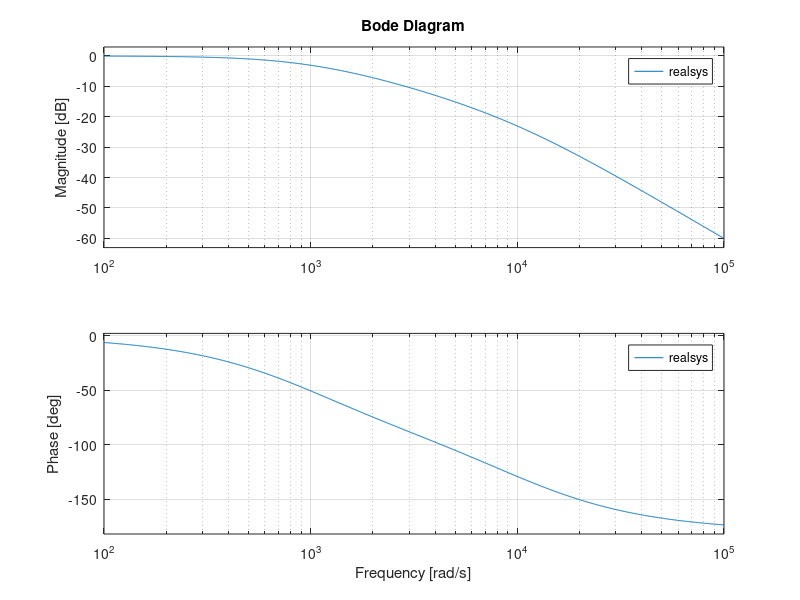

Here is the MATLAB script that generated this plot: (Note: this script raises an error after producing the figure.)
C1=10e-9;C2=10e-9;R1=10e3;R2=100e3;
%transferencia del sistema de segundo orden
realsys=tf([1],[C1*C2*R1*R2 C1*R1+C2*R2 1]);
bode(realsys)
label